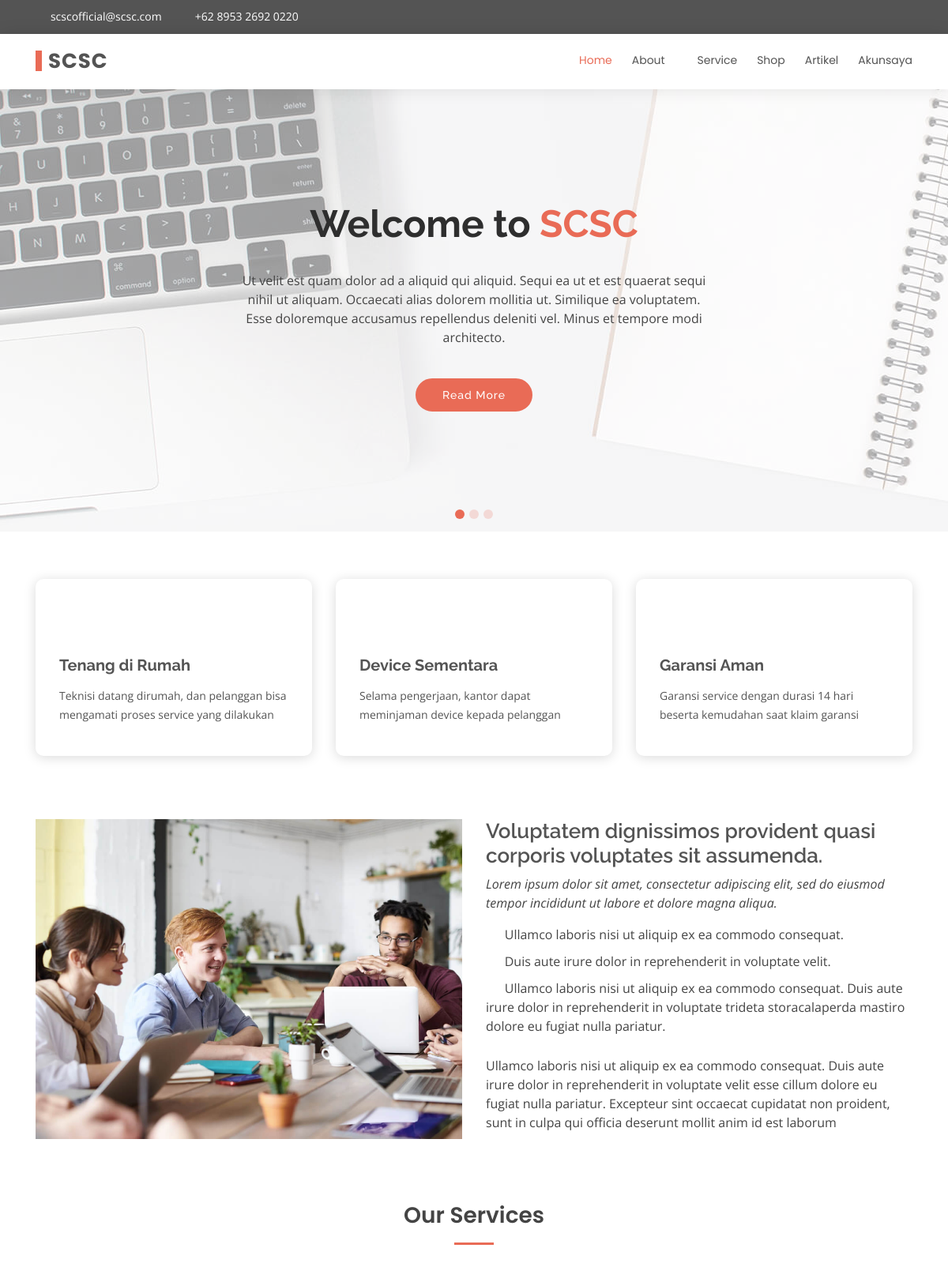
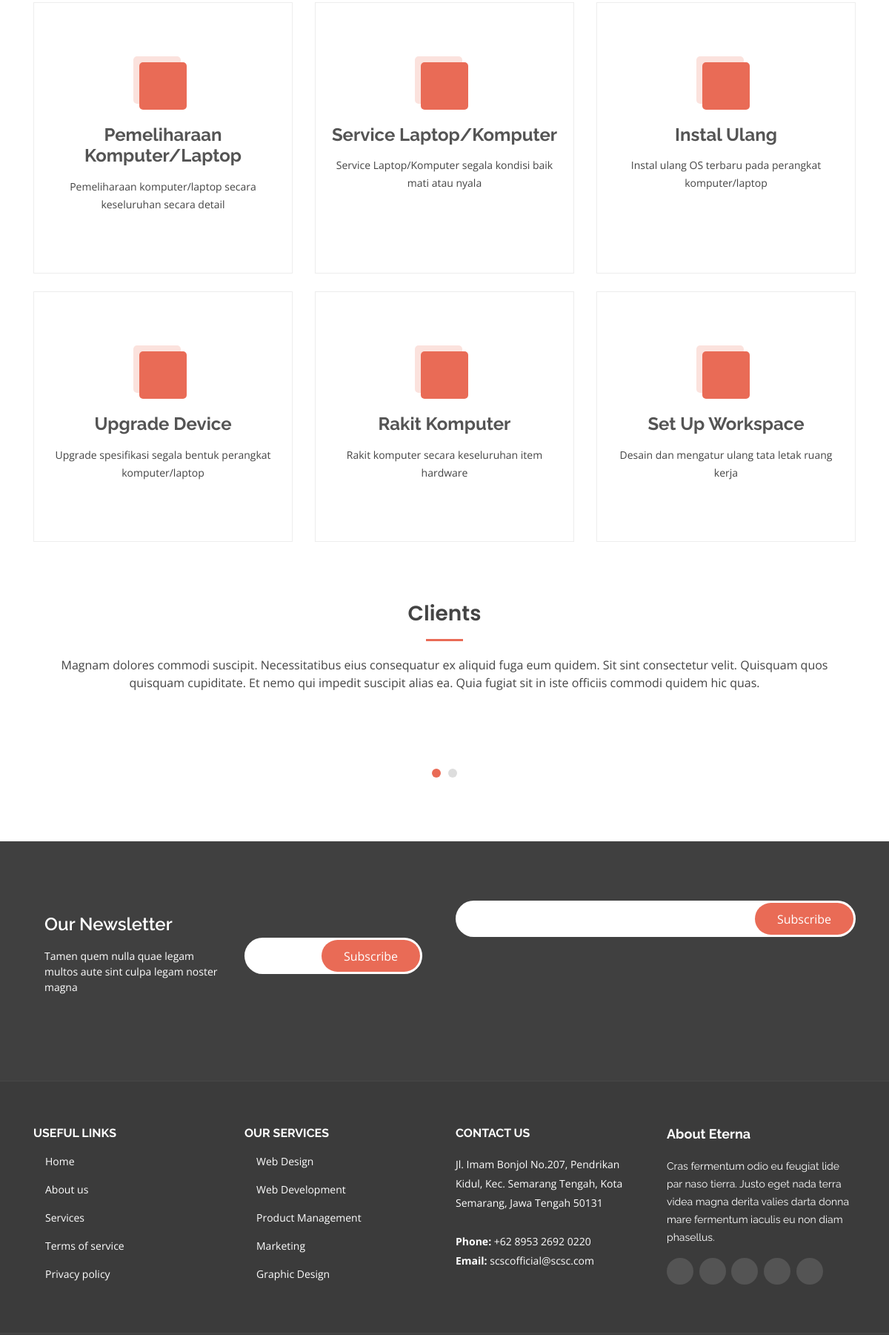
The page / (upper part) on the database its author committed (2 pictures, top to bottom).
### tables this page shows
CREATE TABLE `homemenu` (
  `id` int(191) NOT NULL,
  `name` varchar(191) NOT NULL,
  `value` varchar(191) NOT NULL,
  `status` int(191) NOT NULL
);

CREATE TABLE `corefitur` (
  `id` int(191) NOT NULL,
  `name` varchar(191) NOT NULL,
  `icon` varchar(191) NOT NULL,
  `description` text NOT NULL
);

CREATE TABLE `service` (
  `id` int(191) NOT NULL,
  `icon` varchar(191) NOT NULL,
  `name` varchar(191) NOT NULL,
  `description` text NOT NULL,
  `estimation` varchar(191) NOT NULL,
  `level` int(191) NOT NULL,
  `price` int(191) NOT NULL,
  `status` int(191) NOT NULL
);

### application/controllers/Home.php (called while the page is built, shortened)
<?php
class home extends CI_Controller
{
    public function index()
    {
        $data['title'] = "SCSC";
        $tempVar = $this->scsc->getAll("homemenu");
        $data['menu'] = $tempVar;
        $tempVar = $this->scsc->getAll("homemenuabout");
        $data['submenu'] = $tempVar;
        $tempVar = $this->scsc->getData("profil",array('name'=>'logo'));
        $tempVar = $tempVar[0]["value"];
        $data['logo'] = $tempVar;
        $tempVar = $this->scsc->getData("profil",array('name'=>'singkatan'));
        $tempVar = $tempVar[0]["value"];
        $data['singkatan'] = $tempVar;
        $tempVar = $this->scsc->getData("profil",array('name'=>'email'));
        $tempVar = $tempVar[0]["value"];
        $data['email'] = $tempVar;
        $tempVar = $this->scsc->getData("profil",array('name'=>'alamat'));
        $tempVar = $tempVar[0]["value"];
        $data['alamat'] = $tempVar;
        $tempVar = $this->scsc->getData("profil",array('name'=>'telp'));
        $tempVar = $tempVar[0]["value"];
        $data['telp'] = $tempVar;
        $tempVar = $this->scsc->getData("profil",array('name'=>'twitter'));
        $tempVar = $tempVar[0]["value"];
        $data['twitter'] = $tempVar;
        $tempVar = $this->scsc->getData("profil",array('name'=>'facebook'));
        $tempVar = $tempVar[0]["value"];
        $data['facebook'] = $tempVar;
        $tempVar = $this->scsc->getData("profil",array('name'=>'instagram'));
        $tempVar = $tempVar[0]["value"];
        $data['instagram'] = $tempVar;
        $tempVar = $this->scsc->getData("profil",array('name'=>'skype'));
        $tempVar = $tempVar[0]["value"];
        $data['skype'] = $tempVar;
        $tempVar = $this->scsc->getData("profil",array('name'=>'linkedin'));
        $tempVar = $tempVar[0]["value"];
        $data['linkedin'] = $tempVar;
        $tempVar = $this->scsc->getAll("corefitur");
        $data['mainfitur'] = $tempVar;
        $tempVar = $this->scsc->getData("service",array('status'=>'1'));
        $data['services'] = $tempVar;
        $tempVar = $this->scsc->getFew("testimoni", "ASC", 3);
        $data['testimoni'] = $tempVar;
        $data['active'] = 1;
        $data['dd'] = 2;
        $data['dda'] = 1;
        $this->load->view('home/header', $data);
        $this->load->view('home/top', $data);
        $this->load->view('home/index', $data);
        $this->load->view('home/footer', $data);
    }
}

### index.php (called while the page is built, shortened)
<?php
require_once BASEPATH.'core/CodeIgniter.php';

### application/models/scsc.php (called while the page is built, shortened)
<?php
class scsc extends CI_Model
{
    public function getData($dataBase, $where)
    {
        return $this->db->get_where($dataBase, $where)->result_array();
    }
    public function getAll($tabel)
    {
        return $this->db->get($tabel)->result_array();
    }
    public function getFew($tabel, $short, $limit)
    {
        $this->db->order_by('id', $short);
        return $this->db->get($tabel,0,$limit)->result_array();
    }
}

### application/views/home/index.php (the view, shortened to what this page needs)
<section id="hero">
  <div class="hero-container">
    <div id="heroCarousel" class="carousel slide carousel-fade" data-ride="carousel">
      <ol class="carousel-indicators" id="hero-carousel-indicators"></ol>
      <div class="carousel-inner" role="listbox">
        <div class="carousel-item active" style="background: url(<?= base_url();?>assets/home/img/slide/slide-1.jpg)">
          <div class="carousel-container">
            <div class="carousel-content">
              <h2 class="animate__animated animate__fadeInDown">Welcome to <span><?= $singkatan;?></span></h2>
              <p class="animate__animated animate__fadeInUp">Ut velit est quam dolor ad a aliquid qui aliquid. Sequi ea ut et est quaerat sequi nihil ut aliquam. Occaecati alias dolorem mollitia ut. Similique ea voluptatem. Esse doloremque accusamus repellendus deleniti vel. Minus et tempore modi architecto.</p>
              <a href="" class="btn-get-started animate__animated animate__fadeInUp">Read More</a>
            </div>
          </div>
        </div>
      </div>
      <a class="carousel-control-prev" href="#heroCarousel" role="button" data-slide="prev">
        <span class="carousel-control-prev-icon icofont-rounded-left" aria-hidden="true"></span>
      </a>
      <a class="carousel-control-next" href="#heroCarousel" role="button" data-slide="next">
        <span class="carousel-control-next-icon icofont-rounded-right" aria-hidden="true"></span>
      </a>
    </div>
  </div>
</section>
<main id="main">
  <section id="featured" class="featured">
    <div class="container">
      <div class="row">
        <?php foreach($mainfitur as $fitur):?>
        <div class="col-lg-4">
          <div class="icon-box">
            <i class="<?= $fitur['icon']?>"></i>
            <h3><a href=""><?= $fitur['name']?></a></h3>
            <p><?= $fitur['description']?></p>
          </div>
        </div>
        <?php endforeach;?>
      </div>
    </div>
  </section>
  <section id="about" class="about">
    <div class="container">
      <div class="row">
        <div class="col-lg-6">
          <img src="<?= base_url();?>assets/home/img/about.jpg" class="img-fluid" alt="">
        </div>
        <div class="col-lg-6 pt-4 pt-lg-0 content">
          <h3>Voluptatem dignissimos provident quasi corporis voluptates sit assumenda.</h3>
          <p class="font-italic">
            Lorem ipsum dolor sit amet, consectetur adipiscing elit, sed do eiusmod tempor incididunt ut labore et dolore
            magna aliqua.
          </p>
          <ul>
            <li><i class="icofont-check-circled"></i> Ullamco laboris nisi ut aliquip ex ea commodo consequat.</li>
            <li><i class="icofont-check-circled"></i> Duis aute irure dolor in reprehenderit in voluptate velit.</li>
            <li><i class="icofont-check-circled"></i> Ullamco laboris nisi ut aliquip ex ea commodo consequat. Duis aute irure dolor in reprehenderit in voluptate trideta storacalaperda mastiro dolore eu fugiat nulla pariatur.</li>
          </ul>
          <p>
            Ullamco laboris nisi ut aliquip ex ea commodo consequat. Duis aute irure dolor in reprehenderit in voluptate
            velit esse cillum dolore eu fugiat nulla pariatur. Excepteur sint occaecat cupidatat non proident, sunt in
            culpa qui officia deserunt mollit anim id est laborum
          </p>
        </div>
      </div>
    </div>
  </section>
  <section id="services" class="services">
    <div class="container">
      <div class="section-title" data-aos="fade-up">
        <h2>Our Services</h2>
      </div>
      <div class="row">
        <?php $a=1 ;
        foreach($services as $service):?>
          <div class="col-lg-4 col-md-6 d-flex align-items-stretch <?php if($a > 3):?>mt-4<?php endif;?>">
            <div class="icon-box">
              <div class="icon"><i class="bx <?= $service['icon'];?>"></i></div>
              <h4><a href=""><?= $service['name'];?></a></h4>
              <p><?= $service['description'];?></p>
            </div>
          </div>
        <?php $a++;
        endforeach;?>
      </div>
    </div>
  </section>
  <section id="clients" class="clients">
    <div class="container">
      <div class="section-title">
        <h2>Clients</h2>
        <p>Magnam dolores commodi suscipit. Necessitatibus eius consequatur ex aliquid fuga eum quidem. Sit sint consectetur velit. Quisquam quos quisquam cupiditate. Et nemo qui impedit suscipit alias ea. Quia fugiat sit in iste officiis commodi quidem hic quas.</p>
      </div>
      <div class="owl-carousel clients-carousel">
        <img src="assets/img/clients/client-1.png" alt="">
        <img src="assets/img/clients/client-2.png" alt="">
        <img src="assets/img/clients/client-3.png" alt="">
        <img src="assets/img/clients/client-4.png" alt="">
        <img src="assets/img/clients/client-5.png" alt="">
        <img src="assets/img/clients/client-6.png" alt="">
      </div>
    </div>
  </section>
</main>

### application/views/home/top.php (shortened to what this page needs)
<body>
  <section id="topbar" class="d-none d-lg-block">
    <div class="container d-flex">
      <div class="contact-info mr-auto">
        <i class="icofont-envelope"></i><a href="mailto:<?= $email; ?>" target="_blank" ><?= $email; ?></a>
        <i class="icofont-phone"></i> <a href="tel:<?= $telp; ?>" target="_blank" ><?= $telp; ?></a>
      </div>
      <div class="social-links">
        <a href="<?= $twitter; ?>" target="_blank" class="twitter"><i class="icofont-twitter"></i></a>
        <a href="<?= $facebook; ?>" target="_blank" class="facebook"><i class="icofont-facebook"></i></a>
        <a href="<?= $instagram; ?>" target="_blank" class="instagram"><i class="icofont-instagram"></i></a>
        <a href="<?= $skype; ?>" target="_blank" class="skype"><i class="icofont-skype"></i></a>
        <a href="<?= $linkedin; ?>" target="_blank" class="linkedin"><i class="icofont-linkedin"></i></i></a>
      </div>
    </div>
  </section>
  <header id="header">
    <div class="container d-flex">
      <div class="logo mr-auto">
        <h1 class="text-light"><a href="<?= base_url()?>"><span><?= $singkatan; ?></span></a></h1>
      </div>
      <nav class="nav-menu d-none d-lg-block">
        <ul>
          <?php $a=1;
            foreach($menu as $nama):?>
            <?php if($a == $active && $nama['id'] != $dd):?>
              <li class="active"><a href="<?= base_url().strtolower($nama['value']);?>"><?= $nama['name'];?></a></li>
            <?php elseif($nama['id'] == $dd):?>
              <li class="drop-down"><a href="#"><?= $nama['name'];?></a>
              </li>
            <?php else:?>
              <li><a href="<?= base_url().strtolower($nama['value']);?>"><?= $nama['name'];?></a></li>
            <?php endif;?>
            <?php $a++;?>
          <?php endforeach;?>
        </ul>
      </nav>
    </div>
  </header>

### rows shown on the page
homemenu: name "Home"
homemenu: name "About"
homemenu: name "Service"
homemenu: name "Shop"
homemenu: name "Artikel"
homemenu: name "Akunsaya"
corefitur: name "Tenang di Rumah", description "Teknisi datang dirumah, dan pelanggan bisa mengamati proses service yang dilakukan"
corefitur: name "Device Sementara", description "Selama pengerjaan, kantor dapat meminjaman device kepada pelanggan"
corefitur: name "Garansi Aman", description "Garansi service dengan durasi 14 hari beserta kemudahan saat klaim garansi"
service: name "Pemeliharaan Komputer/Laptop", description "Pemeliharaan komputer/laptop secara keseluruhan secara detail"
service: name "Service Laptop/Komputer", description "Service Laptop/Komputer segala kondisi baik mati atau nyala"
service: name "Instal Ulang", description "Instal ulang OS terbaru pada perangkat komputer/laptop"
service: name "Upgrade Device", description "Upgrade spesifikasi segala bentuk perangkat komputer/laptop"
service: name "Rakit Komputer", description "Rakit komputer secara keseluruhan item hardware"
service: name "Set Up Workspace", description "Desain dan mengatur ulang tata letak ruang kerja"

### other values the page prints
$email "scscofficial@scsc.com"
$telp "+62 8953 2692 0220"
$singkatan "SCSC"
$alamat "Jl. Imam Bonjol No.207, Pendrikan Kidul, Kec. Semarang Tengah, Kota Semarang, Jawa Tengah 50131"
